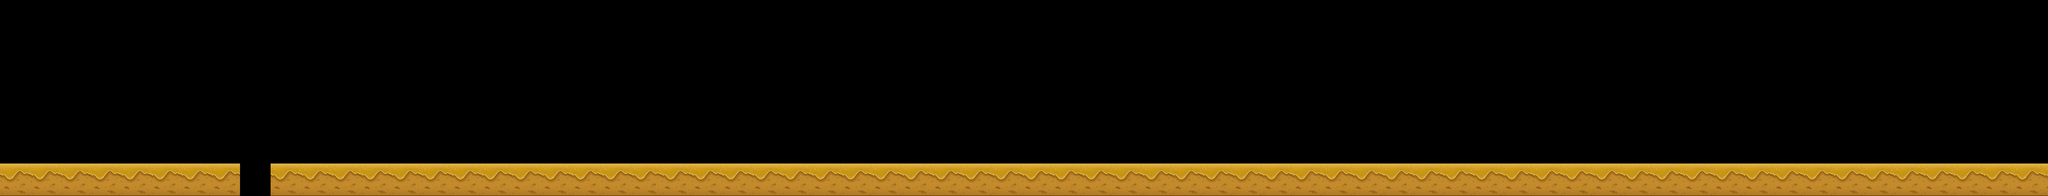

A level layout from a 2D game, rendered from its tile map. Below: a short description, then the map file with tile-grid data replaced by summaries:
An orthogonal 250x24 tile map with 30x30 px tiles, 1 tile layer (background), 13 tilesets and 64 objects.

<map version="1.0" orientation="orthogonal" width="250" height="24" tilewidth="30" tileheight="30">
 <tileset firstgid="1" name="Ob_stage2_object_fixed" tilewidth="100" tileheight="110">
  <image source="Ob_stage2_object_fixed.png" width="100" height="110" />
 </tileset>
 <tileset firstgid="2" name="Ob_stage2-1" tilewidth="120" tileheight="140">
  <image source="Ob_stage2-1.png" width="120" height="140" />
 </tileset>
 <tileset firstgid="3" name="Ob_stage2-2" tilewidth="120" tileheight="225">
  <image source="Ob_stage2-2.png" width="120" height="225" />
 </tileset>
 <tileset firstgid="4" name="Ob_stage2-boss" tilewidth="191" tileheight="225">
  <image source="Ob_stage2-boss.png" width="191" height="225" />
 </tileset>
 <tileset firstgid="5" name="130710_coin_bronze" tilewidth="40" tileheight="40">
  <image source="130710_coin_bronze.png" width="40" height="40" />
 </tileset>
 <tileset firstgid="6" name="130710_coin_gold" tilewidth="40" tileheight="40">
  <image source="130710_coin_gold.png" width="40" height="40" />
 </tileset>
 <tileset firstgid="7" name="130710_coin_silver" tilewidth="40" tileheight="40">
  <image source="130710_coin_silver.png" width="40" height="40" />
 </tileset>
 <tileset firstgid="8" name="Ig_item_run" tilewidth="55" tileheight="55">
  <image source="Ig_item_run.png" width="55" height="55" />
 </tileset>
 <tileset firstgid="9" name="Ig_item_coin" tilewidth="55" tileheight="55">
  <image source="Ig_item_coin.png" width="55" height="55" />
 </tileset>
 <tileset firstgid="10" name="Ig_item_huge" tilewidth="55" tileheight="55">
  <image source="Ig_item_huge.png" width="55" height="55" />
 </tileset>
 <tileset firstgid="11" name="Ig_item_magnet" tilewidth="55" tileheight="55">
  <image source="Ig_item_magnet.png" width="55" height="55" />
 </tileset>
 <tileset firstgid="12" name="stage2_level5" tilewidth="30" tileheight="30">
  <image source="stage2_level5.png" width="7500" height="720" />
 </tileset>
 <tileset firstgid="6012" name="floor" tilewidth="30" tileheight="30">
  <image source="floor.png" width="30" height="30" />
 </tileset>
 <layer name="background" width="250" height="24">
  <data>[6000 cells, 6000 non-empty, 6000 distinct tile ids]</data>
 </layer>
 <objectgroup name="mob1" width="250" height="24" opacity="0">
  <object gid="2" x="756" y="600" />
 </objectgroup>
 <objectgroup name="mob2" width="250" height="24" opacity="0">
  <object gid="3" x="1384" y="603" />
 </objectgroup>
 <objectgroup name="coin_bronze" width="250" height="24" opacity="0.01" />
 <objectgroup name="coin_silver" width="250" height="24" opacity="0">
  <object gid="7" x="161" y="540" />
  <object gid="7" x="239" y="541" />
  <object gid="7" x="319" y="540" />
  <object gid="7" x="400" y="539" />
  <object gid="7" x="479" y="541" />
  <object gid="7" x="560" y="537" />
  <object gid="7" x="629" y="488" />
  <object gid="7" x="717" y="471" />
  <object gid="7" x="920" y="469" />
  <object gid="7" x="997" y="540" />
  <object gid="7" x="1155" y="324" />
  <object gid="7" x="1284" y="345" />
 </objectgroup>
 <objectgroup name="coin_gold" width="250" height="24" opacity="0">
  <object gid="6" x="1467" y="321" />
  <object gid="6" x="1597" y="348" />
  <object gid="6" x="1709" y="424" />
  <object gid="6" x="1773" y="540" />
  <object gid="6" x="3309" y="459" />
  <object gid="6" x="3309" y="540" />
  <object gid="6" x="3389" y="460" />
  <object gid="6" x="3391" y="540" />
  <object gid="6" x="3469" y="460" />
  <object gid="6" x="3469" y="537" />
  <object gid="6" x="3549" y="457" />
  <object gid="6" x="3548" y="539" />
  <object gid="6" x="3628" y="461" />
  <object gid="6" x="3631" y="543" />
  <object gid="6" x="3708" y="461" />
  <object gid="6" x="3711" y="543" />
  <object gid="6" x="3789" y="459" />
  <object gid="6" x="3789" y="539" />
  <object gid="6" x="3868" y="459" />
  <object gid="6" x="3869" y="540" />
  <object gid="6" x="3948" y="463" />
  <object gid="6" x="3949" y="540" />
  <object gid="6" x="4031" y="461" />
  <object gid="6" x="4031" y="541" />
  <object gid="6" x="4111" y="460" />
  <object gid="6" x="4111" y="541" />
  <object gid="6" x="4191" y="459" />
  <object gid="6" x="4189" y="539" />
  <object gid="6" x="4269" y="463" />
  <object gid="6" x="4273" y="540" />
  <object gid="6" x="4348" y="459" />
  <object gid="6" x="4351" y="540" />
  <object gid="6" x="4431" y="461" />
  <object gid="6" x="4429" y="541" />
  <object gid="6" x="4508" y="463" />
  <object gid="6" x="4509" y="540" />
  <object gid="6" x="4575" y="424" />
  <object gid="6" x="4665" y="356" />
  <object gid="6" x="4789" y="323" />
  <object gid="6" x="4915" y="340" />
  <object gid="6" x="5173" y="404" />
  <object gid="6" x="5240" y="491" />
  <object gid="6" x="5329" y="541" />
 </objectgroup>
 <objectgroup name="object" width="250" height="24" opacity="0">
  <object gid="1" x="1161" y="602" />
  <object gid="1" x="1529" y="599" />
 </objectgroup>
 <objectgroup name="floor" width="250" height="24" opacity="0">
  <object gid="6012" x="889" y="631" />
  <object gid="6012" x="920" y="631" />
  <object gid="6012" x="891" y="661" />
  <object gid="6012" x="921" y="660" />
 </objectgroup>
 <objectgroup name="item_magnet" width="250" height="24" opacity="0" />
 <objectgroup name="item_run" width="250" height="24" opacity="0" />
 <objectgroup name="item_coin" width="250" height="24" opacity="0" />
 <objectgroup name="item_huge" width="250" height="24" opacity="0" />
 <objectgroup name="boss" width="250" height="24" opacity="0">
  <object gid="4" x="4940" y="600" />
 </objectgroup>
</map>
